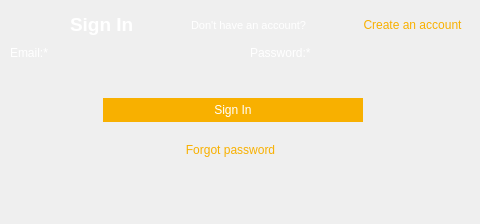
<?xml version="1.0" encoding="UTF-8"?>
<ui version="4.0">
 <class>Dialog</class>
 <widget class="QDialog" name="Dialog">
  <property name="geometry">
   <rect>
    <x>0</x>
    <y>0</y>
    <width>480</width>
    <height>224</height>
   </rect>
  </property>
  <property name="windowTitle">
   <string>Dialog</string>
  </property>
  <widget class="QWidget" name="widget" native="true">
   <property name="geometry">
    <rect>
     <x>0</x>
     <y>0</y>
     <width>480</width>
     <height>224</height>
    </rect>
   </property>
   <property name="styleSheet">
    <string notr="true">.QWidget{background-image: url(:/public/png/public/rectangle.png);border:0px;}</string>
   </property>
   <widget class="QLabel" name="title">
    <property name="geometry">
     <rect>
      <x>70</x>
      <y>7</y>
      <width>121</width>
      <height>34</height>
     </rect>
    </property>
    <property name="font">
     <font>
      <family>Arial</family>
      <pointsize>14</pointsize>
      <weight>75</weight>
      <bold>true</bold>
     </font>
    </property>
    <property name="styleSheet">
     <string notr="true">.QLabel{background-color: transparent; border:0; color :white}</string>
    </property>
    <property name="text">
     <string>Sign In</string>
    </property>
   </widget>
   <widget class="QPushButton" name="sign_in_bt">
    <property name="geometry">
     <rect>
      <x>103</x>
      <y>98</y>
      <width>260</width>
      <height>24</height>
     </rect>
    </property>
    <property name="styleSheet">
     <string notr="true">QPushButton{background-color: rgb(248,176,0); border:0; color :white}</string>
    </property>
    <property name="text">
     <string>Sign In</string>
    </property>
   </widget>
   <widget class="QLineEdit" name="email">
    <property name="geometry">
     <rect>
      <x>10</x>
      <y>65</y>
      <width>220</width>
      <height>24</height>
     </rect>
    </property>
    <property name="styleSheet">
     <string notr="true">QLineEdit{background-image: url(:/public/png/public/rectangle-copy.png);background-color: transparent; border:0; color :white}
</string>
    </property>
    <property name="inputMask">
     <string/>
    </property>
    <property name="text">
     <string notr="true"/>
    </property>
    <property name="placeholderText">
     <string/>
    </property>
   </widget>
   <widget class="QLabel" name="email_hint">
    <property name="geometry">
     <rect>
      <x>10</x>
      <y>45</y>
      <width>180</width>
      <height>16</height>
     </rect>
    </property>
    <property name="styleSheet">
     <string notr="true">.QLabel{background-color: transparent; border:0; color :white}</string>
    </property>
    <property name="text">
     <string>Email:*</string>
    </property>
   </widget>
   <widget class="QLineEdit" name="password">
    <property name="geometry">
     <rect>
      <x>250</x>
      <y>65</y>
      <width>220</width>
      <height>24</height>
     </rect>
    </property>
    <property name="styleSheet">
     <string notr="true">QLineEdit{background-image: url(:/public/png/public/rectangle-copy.png);background-color: transparent; border:0; color :white}
</string>
    </property>
    <property name="inputMask">
     <string/>
    </property>
    <property name="text">
     <string notr="true"/>
    </property>
    <property name="placeholderText">
     <string/>
    </property>
   </widget>
   <widget class="QLabel" name="password_hit">
    <property name="geometry">
     <rect>
      <x>250</x>
      <y>45</y>
      <width>180</width>
      <height>16</height>
     </rect>
    </property>
    <property name="styleSheet">
     <string notr="true">.QLabel{background-color: transparent; border:0; color :white}</string>
    </property>
    <property name="text">
     <string>Password:*</string>
    </property>
   </widget>
   <widget class="QLabel" name="create_account_guide">
    <property name="geometry">
     <rect>
      <x>191</x>
      <y>17</y>
      <width>151</width>
      <height>17</height>
     </rect>
    </property>
    <property name="font">
     <font>
      <pointsize>8</pointsize>
     </font>
    </property>
    <property name="styleSheet">
     <string notr="true">.QLabel{background-color: transparent; border:0; color :white}</string>
    </property>
    <property name="text">
     <string>Don't have an account?</string>
    </property>
   </widget>
   <widget class="QPushButton" name="create_account">
    <property name="geometry">
     <rect>
      <x>350</x>
      <y>17</y>
      <width>125</width>
      <height>16</height>
     </rect>
    </property>
    <property name="styleSheet">
     <string notr="true">QPushButton{background-color: transparent; border:0; color : rgb(248,176,0)}</string>
    </property>
    <property name="text">
     <string>Create an account</string>
    </property>
   </widget>
   <widget class="QPushButton" name="forgot_psw">
    <property name="geometry">
     <rect>
      <x>155</x>
      <y>138</y>
      <width>151</width>
      <height>24</height>
     </rect>
    </property>
    <property name="styleSheet">
     <string notr="true">QPushButton{background-color: transparent; border:0; color : rgb(248,176,0)}</string>
    </property>
    <property name="text">
     <string>Forgot password</string>
    </property>
   </widget>
   <widget class="QPushButton" name="back">
    <property name="geometry">
     <rect>
      <x>10</x>
      <y>13</y>
      <width>49</width>
      <height>24</height>
     </rect>
    </property>
    <property name="styleSheet">
     <string notr="true">.QPushButton{background-image: url(:/public/png/public/back.png); border:0;}</string>
    </property>
    <property name="text">
     <string/>
    </property>
   </widget>
  </widget>
 </widget>
 <resources>
  <include location="../../title.qrc"/>
 </resources>
 <connections/>
</ui>
